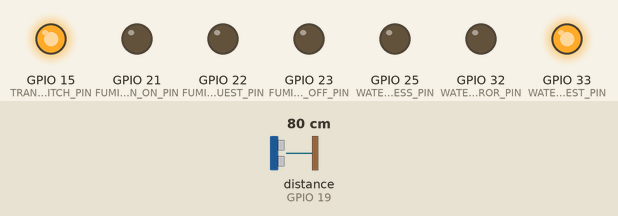
Recording of a sketch running on a simulated ESP32. On the bench: output pins drawn as LEDs (lit = HIGH). Wiring (inferred from the names in the program): ultrasonic range finder: trigger GPIO 18; echo GPIO 19. Inputs (shaded band) come from the test bench; at power-on: distance to the obstacle (sensor on GPIO 19) 80 cm. The echo pulse lasts 58.3 µs per cm; WiFi joins after 1.5 s; servers stay silent unless stated; uploads are accepted with an empty reply; pins used as bus, display or sensor lines are not drawn; what the sketch prints to the serial monitor is not drawn.

Above: at 1.6 s.
At 4.26 s:
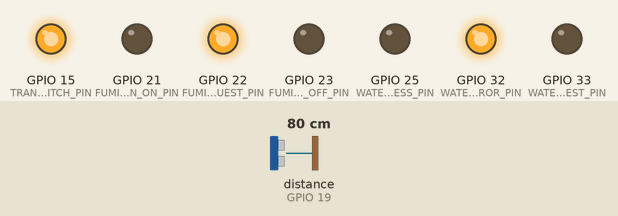
Timing chart, 0 to 4.6 s (numbered marks = the images above):
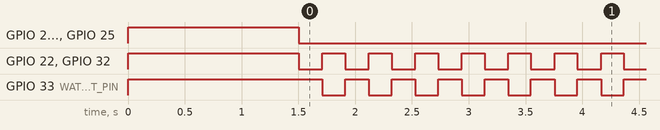

Measured:
- by itself, GPIO 21 (FUMIGATION_ON_PIN), GPIO 23 (FUMIGATION_OFF_PIN), GPIO 25 (WATER_LEVEL_SUCCESS_PIN): HIGH → LOW at 1.5 s
- by itself, GPIO 22 (FUMIGATION_REQUEST_PIN), GPIO 32 (WATER_LEVEL_ERROR_PIN): alternates HIGH for 0.20 s and LOW for 0.21 s
- by itself, GPIO 33 (WATER_LEVEL_REQUEST_PIN): alternates HIGH for 0.21 s and LOW for 0.20 s

The sketch:

fumigation.ino
```cpp
#include <HTTPClient.h>

const char* ssid = "HUEHUEHUE";
const char* password = "abc123456";
const char* SECRET_KEY = "7Xh#bl4Kt8}J#,zNAp%#QpzNEXJKQ";
const int system_id = 36;
const int FUMIGATION_ON_PIN = 21;
const int FUMIGATION_REQUEST_PIN = 22;
const int FUMIGATION_OFF_PIN = 23;
const int ULTRASONIC_TRIG_PIN = 18;
const int ULTRASONIC_ECHO_PIN = 19;

const int WATER_LEVEL_SUCCESS_PIN = 25;
const int WATER_LEVEL_REQUEST_PIN = 33;
const int WATER_LEVEL_ERROR_PIN = 32;

const int TRANSISTOR_SWITCH_PIN = 15;

#define MAX_DISTANCE 5 // Maximum distance for 100% water level full (in cm)
#define MIN_DISTANCE 30 // Minimum distance for 0% full (in cm)

void setup() {

  pinMode(FUMIGATION_ON_PIN, OUTPUT);
  pinMode(FUMIGATION_REQUEST_PIN, OUTPUT);
  pinMode(FUMIGATION_OFF_PIN, OUTPUT);
  pinMode(WATER_LEVEL_SUCCESS_PIN, OUTPUT);
  pinMode(WATER_LEVEL_REQUEST_PIN, OUTPUT);
  pinMode(WATER_LEVEL_ERROR_PIN, OUTPUT);
  pinMode(ULTRASONIC_TRIG_PIN, OUTPUT); // Set trigger pin as an output
  pinMode(ULTRASONIC_ECHO_PIN, INPUT); // Set echo pin as an input
  pinMode(TRANSISTOR_SWITCH_PIN, OUTPUT);

  offFumigation();
  onFumigationLeds();
  onWaterLevelLeds();

  Serial.begin(115200);
  Serial.print("Connecting to wifi");
  WiFi.begin(ssid, password);
  WiFi.setSleep(false);

  while (WiFi.status() != WL_CONNECTED) {
    delay(500);
    Serial.print(".");
  }

}
void offFumigation(){
  digitalWrite(TRANSISTOR_SWITCH_PIN, HIGH);
}

void onFumigation(){
  digitalWrite(TRANSISTOR_SWITCH_PIN, LOW);
}

void resetFumigationLeds(){
  digitalWrite(FUMIGATION_ON_PIN, LOW);
  digitalWrite(FUMIGATION_REQUEST_PIN, LOW);
  digitalWrite(FUMIGATION_OFF_PIN, LOW);
}


void onFumigationLeds(){
  digitalWrite(FUMIGATION_ON_PIN, HIGH);
  digitalWrite(FUMIGATION_REQUEST_PIN, HIGH);
  digitalWrite(FUMIGATION_OFF_PIN, HIGH);
}

void resetWaterLevelLeds(){
  digitalWrite(WATER_LEVEL_SUCCESS_PIN, LOW);
  digitalWrite(WATER_LEVEL_REQUEST_PIN, LOW);
  digitalWrite(WATER_LEVEL_ERROR_PIN, LOW);
}

void onWaterLevelLeds(){
  digitalWrite(WATER_LEVEL_SUCCESS_PIN, HIGH);
  digitalWrite(WATER_LEVEL_REQUEST_PIN, HIGH);
  digitalWrite(WATER_LEVEL_ERROR_PIN, HIGH);
}

void sendWaterLevel(){

  digitalWrite(WATER_LEVEL_REQUEST_PIN, HIGH);
  digitalWrite(ULTRASONIC_TRIG_PIN, LOW);
  delayMicroseconds(2);
  digitalWrite(ULTRASONIC_TRIG_PIN, HIGH);
  delayMicroseconds(10);
  digitalWrite(ULTRASONIC_TRIG_PIN, LOW);

  int duration = pulseIn(ULTRASONIC_ECHO_PIN, HIGH);
  int distance = duration * 0.034 / 2;

  Serial.print("Distance: ");
  Serial.print(distance);
  Serial.println(" cm");

  if(distance==0){
    digitalWrite(WATER_LEVEL_ERROR_PIN, HIGH);

    return;
  }

  int percentFull = map(distance, MAX_DISTANCE, MIN_DISTANCE, 100, 0);
  percentFull = constrain(percentFull, 0, 100); // Ensure the value is between 0 and 100

  HTTPClient http;
  String serverPath = "https://api.scale-anti-mosquito.site/v1/water_level/create";
  String payload = "{\"water_level\": \"" + String(percentFull)  + "\", \"secret_key\": \"" + SECRET_KEY + "\"}";
  Serial.print(payload);
  http.begin(serverPath.c_str());  //Specify request destination
  http.addHeader("Content-Type", "application/json");

  Serial.print("Percent Full: ");
  Serial.print(percentFull);
  Serial.println("%");

  int httpCode = http.sendRequest("POST", payload);
  Serial.println(httpCode);
  digitalWrite(WATER_LEVEL_REQUEST_PIN, LOW);
  if(httpCode == 201){
    digitalWrite(WATER_LEVEL_SUCCESS_PIN, HIGH);
    Serial.println("water level updated ");
  }else {
    digitalWrite(WATER_LEVEL_ERROR_PIN, HIGH);
    Serial.println("failed to post ");
  }

  Serial.println(http.getString());

  http.end();
}

void fetchShouldFumigate(){
    HTTPClient http;

    Serial.println("Starting request...");
    digitalWrite(FUMIGATION_REQUEST_PIN, HIGH);
    String serverPath = "https://api.scale-anti-mosquito.site/v1/system/" + String(system_id) + "/fumigate";
    http.begin(serverPath.c_str());  //Specify request destination
    int httpResponseCode = http.GET();


    if(httpResponseCode>0){
      digitalWrite(FUMIGATION_REQUEST_PIN, LOW);
      String response = http.getString();
      if(response=="1"){
        digitalWrite(FUMIGATION_ON_PIN, HIGH);
        onFumigation();
        delay(2000);
      }
      else{
        offFumigation();
        digitalWrite(FUMIGATION_OFF_PIN, HIGH);
      }
      offFumigation();
      Serial.println(httpResponseCode);
//      Serial.println(response);
    }
    else{
      digitalWrite(FUMIGATION_OFF_PIN, HIGH);
      Serial.println("error");
      Serial.println(httpResponseCode);
    }

    http.end();  //Close connection
}


void loop() {
  offFumigation();
  resetFumigationLeds();
  resetWaterLevelLeds();
  if(WiFi.status()== WL_CONNECTED){
    sendWaterLevel();
    fetchShouldFumigate();
  } else {
    onFumigationLeds();
    onWaterLevelLeds();

  }


//  delay(1000);


}
```
